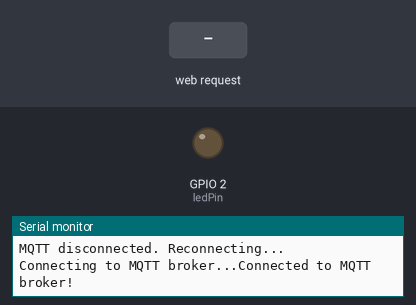
The sketch below on a simulated ESP32. On the bench: output pins drawn as LEDs (lit = HIGH), the last lines printed to the serial monitor. Inputs (shaded band) come from the test bench. WiFi joins after 1.5 s; servers stay silent unless stated; no MQTT or app messages arrive unless stated.

Above: at 3.2 s.
3.3 s: HTTP request GET /LED=ON received
At 3.6 s:
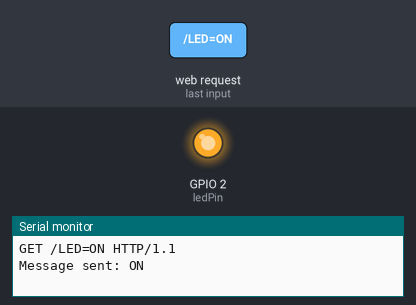
4.8 s: HTTP request GET /LED=OFF received
At 6.0 s:
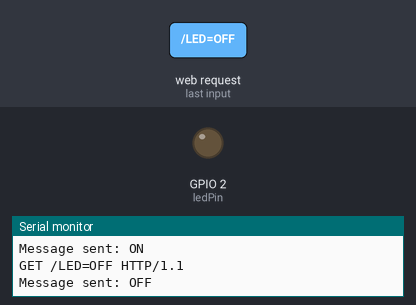
Timing chart, 0 to 7.8 s (numbered marks = the images above; inputs shaded):
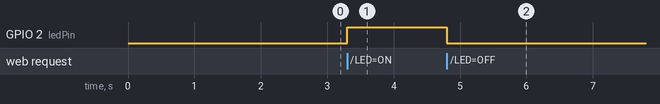

The sketch:

project.ino
```cpp
#include <WiFi.h>
#include <PubSubClient.h>

// Wi-Fi and MQTT credentials
const char* ssid = "GHRTBIF";                // Replace with your Wi-Fi SSID
const char* password = "Welcome2rgi";        // Replace with your Wi-Fi password
const char* mqtt_server = "dashboard.senselive.in"; // Your MQTT broker address
const int mqtt_port = 1883;                  // MQTT broker port
const char* mqtt_user = "Sense2023";         // MQTT username
const char* mqtt_password = "sense123";      // MQTT password

// MQTT Topic
const char* ledStatusTopic = "esp32/led_status";

// LED Pin
const int ledPin = 2; // Built-in LED (GPIO2)

// ESP32 web server
WiFiServer server(80);
WiFiClient espClient;
PubSubClient client(espClient);

// Counters for ON and OFF status
int onCount = 0;
int offCount = 0;

// Function prototypes
void connectToWiFi();
void connectToMQTT();
void handleWebClient();
void sendMQTTMessage(const char* message);

void setup() {
  Serial.begin(115200);
  pinMode(ledPin, OUTPUT);

  // Connect to Wi-Fi
  connectToWiFi();

  // Set up MQTT client
  client.setServer(mqtt_server, mqtt_port);

  // Start web server
  server.begin();
  Serial.println("Web server started.");
}

void loop() {
  // Reconnect to Wi-Fi or MQTT if disconnected
  if (WiFi.status() != WL_CONNECTED) {
    Serial.println("Wi-Fi disconnected. Reconnecting...");
    connectToWiFi();
  }
  if (!client.connected()) {
    Serial.println("MQTT disconnected. Reconnecting...");
    connectToMQTT();
  }

  client.loop();

  // Handle incoming web client requests
  handleWebClient();
}

void connectToWiFi() {
  Serial.print("Connecting to WiFi...");
  WiFi.begin(ssid, password);
  while (WiFi.status() != WL_CONNECTED) {
    delay(1000);
    Serial.print(".");
  }
  Serial.println("\nConnected to WiFi!");
  Serial.println("IP Address: " + WiFi.localIP().toString());
}

void connectToMQTT() {
  while (!client.connected()) {
    Serial.print("Connecting to MQTT broker...");
    if (client.connect("ESP32Client", mqtt_user, mqtt_password)) { // Authenticate with username and password
      Serial.println("Connected to MQTT broker!");
    } else {
      Serial.print("Failed. MQTT State: ");
      Serial.println(client.state());
      Serial.println("Retrying in 5 seconds...");
      delay(5000);
    }
  }
}

void handleWebClient() {
  WiFiClient client = server.available(); // Check for new clients
  if (client) {
    String request = client.readStringUntil('\r');
    Serial.println(request);
    client.flush();

    // Handle LED ON/OFF
    if (request.indexOf("/LED=ON") != -1) {
      digitalWrite(ledPin, HIGH);
      onCount++; // Increment ON count
      sendMQTTMessage("ON");
    } else if (request.indexOf("/LED=OFF") != -1) {
      digitalWrite(ledPin, LOW);
      offCount++; // Increment OFF count
      sendMQTTMessage("OFF");
    }

    // Web page response
    String html = "<!DOCTYPE html><html>";
    html += "<head><title>ESP32 LED Control</title></head>";
    html += "<body><h1>ESP32 LED Control</h1>";
    html += "<p>Click the buttons below to control the LED:</p>";
    html += "<a href=\"/LED=ON\"><button style=\"font-size:20px\">ON</button></a>";
    html += "<a href=\"/LED=OFF\"><button style=\"font-size:20px\">OFF</button></a>";
    html += "<h2>LED Status Count</h2>";
    html += "<table border=\"1\" style=\"font-size:20px; border-collapse:collapse;\">";
    html += "<tr><th>Status</th><th>Count</th></tr>";
    html += "<tr><td>ON</td><td>" + String(onCount) + "</td></tr>";
    html += "<tr><td>OFF</td><td>" + String(offCount) + "</td></tr>";
    html += "</table>";
    html += "</body></html>";

    client.print("HTTP/1.1 200 OK\r\nContent-Type: text/html\r\n\r\n");
    client.print(html);
    delay(1);
    client.stop();
  }
}

void sendMQTTMessage(const char* message) {
  if (client.publish(ledStatusTopic, message)) {
    Serial.println(String("Message sent: ") + message);
  } else {
    Serial.println("Failed to send message.");
  }
}
```

Measured:
- after the input at 3.3 s, GPIO 2 (ledPin): LOW → HIGH at once
- after the input at 4.8 s, GPIO 2 (ledPin): HIGH → LOW at once
